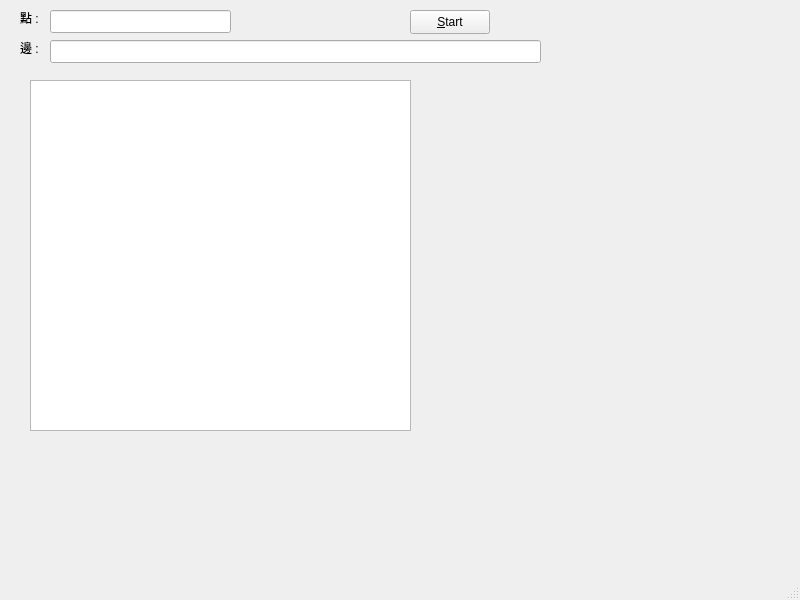
<?xml version="1.0" encoding="UTF-8"?>
<ui version="4.0">
 <class>MainWindow</class>
 <widget class="QMainWindow" name="MainWindow">
  <property name="geometry">
   <rect>
    <x>0</x>
    <y>0</y>
    <width>800</width>
    <height>600</height>
   </rect>
  </property>
  <property name="windowTitle">
   <string>MainWindow</string>
  </property>
  <widget class="QWidget" name="centralwidget">
   <widget class="QPushButton" name="pushButton">
    <property name="geometry">
     <rect>
      <x>410</x>
      <y>10</y>
      <width>80</width>
      <height>24</height>
     </rect>
    </property>
    <property name="text">
     <string>&amp;Start</string>
    </property>
   </widget>
   <widget class="QLineEdit" name="lineEdit">
    <property name="geometry">
     <rect>
      <x>50</x>
      <y>10</y>
      <width>181</width>
      <height>23</height>
     </rect>
    </property>
   </widget>
   <widget class="QLineEdit" name="lineEdit_2">
    <property name="geometry">
     <rect>
      <x>50</x>
      <y>40</y>
      <width>491</width>
      <height>23</height>
     </rect>
    </property>
   </widget>
   <widget class="QLabel" name="label">
    <property name="geometry">
     <rect>
      <x>20</x>
      <y>10</y>
      <width>53</width>
      <height>16</height>
     </rect>
    </property>
    <property name="text">
     <string>點 : </string>
    </property>
   </widget>
   <widget class="QLabel" name="label_2">
    <property name="geometry">
     <rect>
      <x>20</x>
      <y>40</y>
      <width>53</width>
      <height>16</height>
     </rect>
    </property>
    <property name="text">
     <string>邊 : </string>
    </property>
   </widget>
   <widget class="QTextBrowser" name="textBrowser">
    <property name="geometry">
     <rect>
      <x>30</x>
      <y>80</y>
      <width>381</width>
      <height>351</height>
     </rect>
    </property>
   </widget>
  </widget>
  <widget class="QMenuBar" name="menubar">
   <property name="geometry">
    <rect>
     <x>0</x>
     <y>0</y>
     <width>800</width>
     <height>21</height>
    </rect>
   </property>
  </widget>
  <widget class="QStatusBar" name="statusbar"/>
 </widget>
 <resources/>
 <connections/>
</ui>
